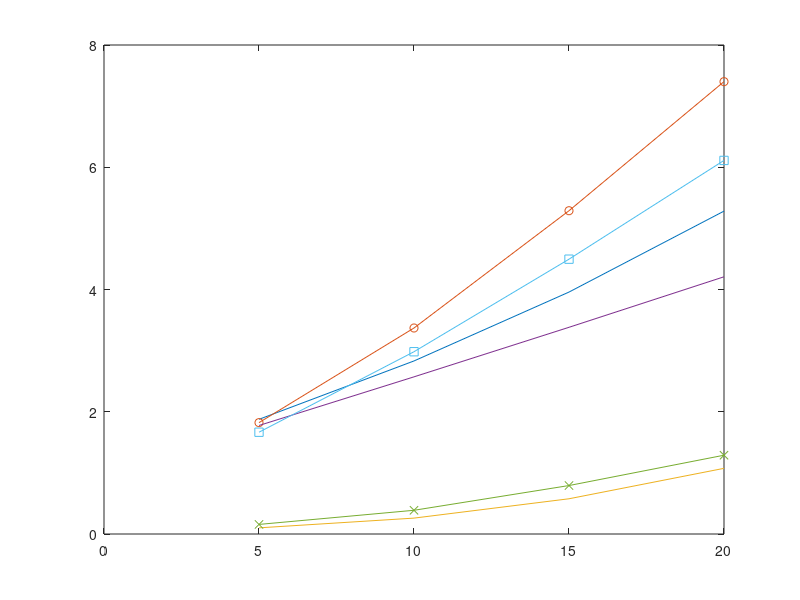

MATLAB code for this plot:
clear all%function [p1, p2] = fund_mac(K,ct)
%close all
R=0.01; Rx=10;al=4; ct=5000;              snrdb = [5: 5 : 20];     N=20;
           
for k =  1:length(snrdb)
 sum1=0; sum2=0; sum3=0; sum4=0; sum5=0;ct2=0;
 snr = 10^(snrdb(k)/10);eps = (2^(2*R)-1)/snr;ep=(2^(2*R)-1); ep0 = (eps+sqrt(eps^2+eps))/2;
 for i = 1 :ct
             
     h = complex(sqrt(0.5)*randn(N,1),sqrt(0.5)*randn(N,1));       
     h = abs(h).^2;
     h=sort(h,'descend'); h1=h(N); h2=h(1);

     %%%%%%%%%%%%%%%%%%%% random use
     Rdx(i) = log2(1+snr*h(1))/2+log2(1+snr*h(N))/2;
     %%%%%%%%%%%%%%%%%%%%%%% end

     
     if h1>h2
         xx1 = h2;
         h2 = h1;
         h1 = xx1;
     end
     
     a1=4/5;%h2/(h1+h2);
     a2=1-a1;%0.9;%h1/(h1+h2);
  
     Rx1 = log2( 1+snr*h1*a1/(snr*h1*a2+1) );     
     Rx2 = log2(1+snr*h2*a2);
     
     Rxn(i) = Rx1+Rx2;
     
     x1(i) = log2(1+snr*h1)/2;
     x2(i) = log2(1+snr*h2)/2;
     
     y1(i) = Rx1;
     y2(i) = Rx2;
 end
     c1(k) = mean(Rdx);
     c2(k) = mean(Rxn);
     d1(k) = mean(x1);
     d2(k) = mean(x2);
     e1(k) = mean(y1);
     e2(k) = mean(y2);
     
end
 plot(snrdb,c1,snrdb,c2,'-o',snrdb,d1,snrdb,d2,snrdb,e1,'-x',snrdb,e2,'-s')
